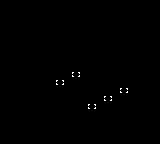

This is a level from a 2D game, rendered from its Tiled map with the project's own tilesets. A one-line summary and the complete map file follow:
An orthogonal 20x18 tile map with 8x8 px tiles, 2 tile layers (ground, hidden) and 13 objects (spawn, end, death).

<map version="1.10" tiledversion="1.10.2" orientation="orthogonal" renderorder="right-down" width="20" height="18" tilewidth="8" tileheight="8" infinite="0" nextlayerid="6" nextobjectid="44">
 <editorsettings>
  <export target="level_3.lua" format="lua" />
 </editorsettings>
 <tileset firstgid="1" source="tiles.tsx" />
 <layer id="1" name="ground" width="20" height="18">
  <data encoding="csv">
1,1,1,1,1,1,1,1,1,1,1,1,1,1,1,1,1,1,1,1,
1,1,1,1,1,1,1,1,1,1,1,1,1,1,1,1,1,1,1,1,
1,1,1,1,1,1,1,1,1,1,1,1,1,1,1,1,1,1,1,1,
1,1,1,1,1,1,1,1,1,1,1,1,1,1,1,1,1,1,1,1,
1,1,11,0,0,1,1,0,0,0,0,0,5,6,0,0,0,13,1,1,
1,1,0,0,0,1,1,0,0,0,0,0,0,0,0,0,0,0,1,1,
1,1,0,0,0,5,6,0,0,0,0,0,0,0,0,0,0,0,1,1,
1,1,0,0,0,0,0,0,0,0,0,0,0,0,0,0,0,0,1,1,
1,1,0,0,0,0,0,0,0,0,0,0,0,0,0,0,0,0,1,1,
1,1,0,0,0,0,0,0,0,0,0,0,0,0,0,0,0,0,1,1,
1,1,0,0,0,0,0,0,0,0,0,0,0,0,0,0,0,14,1,1,
1,1,12,0,0,0,0,0,0,0,0,0,0,0,0,0,3,1,1,1,
1,1,1,1,4,0,0,0,0,0,0,0,0,0,0,0,7,1,1,1,
1,1,1,1,1,0,0,0,0,0,0,0,0,0,0,0,0,7,1,1,
1,1,1,1,1,15,15,15,15,15,15,15,15,15,15,15,15,15,1,1,
1,1,1,1,1,1,1,1,1,1,1,1,1,1,1,1,1,1,1,1,
1,1,1,1,1,1,1,1,1,1,1,1,1,1,1,1,1,1,1,1,
1,1,1,1,1,1,1,1,1,1,1,1,1,1,1,1,1,1,1,1
</data>
 </layer>
 <layer id="4" name="hidden" width="20" height="18">
  <data encoding="csv">
0,0,0,0,0,0,0,0,0,0,0,0,0,0,0,0,0,0,0,0,
0,0,0,0,0,0,0,0,0,0,0,0,0,0,0,0,0,0,0,0,
0,0,0,0,0,0,0,0,0,0,0,0,0,0,0,0,0,0,0,0,
0,0,0,0,0,0,0,0,0,0,0,0,0,0,0,0,0,0,0,0,
0,0,0,0,0,0,0,0,0,0,0,0,0,0,0,0,0,0,0,0,
0,0,0,0,0,0,0,0,0,0,0,0,0,0,0,0,0,0,0,0,
0,0,0,0,0,0,0,0,0,0,0,0,0,0,0,0,0,0,0,0,
0,0,0,0,0,0,0,0,0,0,0,0,0,0,0,0,0,0,0,0,
0,0,0,0,0,0,0,0,0,0,0,0,0,0,0,0,0,0,0,0,
0,0,0,0,0,0,0,0,0,16,0,0,0,0,0,0,0,0,0,0,
0,0,0,0,0,0,0,16,0,0,0,0,0,0,0,0,0,0,0,0,
0,0,0,0,0,0,0,0,0,0,0,0,0,0,0,16,0,0,0,0,
0,0,0,0,0,0,0,0,0,0,0,0,0,16,0,0,0,0,0,0,
0,0,0,0,0,0,0,0,0,0,0,16,0,0,0,0,0,0,0,0,
0,0,0,0,0,0,0,0,0,0,0,0,0,0,0,0,0,0,0,0,
0,0,0,0,0,0,0,0,0,0,0,0,0,0,0,0,0,0,0,0,
0,0,0,0,0,0,0,0,0,0,0,0,0,0,0,0,0,0,0,0,
0,0,0,0,0,0,0,0,0,0,0,0,0,0,0,0,0,0,0,0
</data>
 </layer>
 <objectgroup id="5" name="level">
  <object id="32" name="spawn" x="21.8407" y="90.6959" width="1.63354" height="1.71076" />
  <object id="33" name="end" x="135.789" y="67.4556" width="5.1891" height="18.9603" />
 </objectgroup>
 <objectgroup color="#ff0000" id="2" name="solid" tintcolor="#ff0000">
  <object id="34" x="40.1639" y="121.655" width="103.383" height="10.1014">
   <properties>
    <property name="collidable" type="bool" value="true" />
   </properties>
  </object>
  <object id="35" x="17.125" y="96.1019" width="22.9807" height="26.7662">
   <properties>
    <property name="collidable" type="bool" value="true" />
   </properties>
  </object>
  <object id="37" x="127.981" y="88.0306" width="16.3741" height="10.0816">
   <properties>
    <property name="collidable" type="bool" value="true" />
   </properties>
  </object>
  <object id="39" x="55.9153" y="80.0708" width="7.93839" height="4.97151">
   <properties>
    <property name="collidable" type="bool" value="true" />
   </properties>
  </object>
  <object id="40" x="71.9756" y="72.0407" width="7.93839" height="4.97151">
   <properties>
    <property name="collidable" type="bool" value="true" />
   </properties>
  </object>
  <object id="41" x="88.1169" y="103.999" width="7.93839" height="4.97151">
   <properties>
    <property name="collidable" type="bool" value="true" />
   </properties>
  </object>
  <object id="42" x="104.015" y="95.9688" width="7.93839" height="4.97151">
   <properties>
    <property name="collidable" type="bool" value="true" />
   </properties>
  </object>
  <object id="43" x="119.913" y="87.9937" width="12.0826" height="4.97151">
   <properties>
    <property name="collidable" type="bool" value="true" />
   </properties>
  </object>
  <object id="36" x="-5.31216" y="30.6097" width="22.9807" height="65.1216">
   <properties>
    <property name="collidable" type="bool" value="true" />
   </properties>
  </object>
  <object id="38" x="142.495" y="22.7002" width="22.9807" height="65.1216">
   <properties>
    <property name="collidable" type="bool" value="true" />
   </properties>
  </object>
 </objectgroup>
 <objectgroup color="#00ff00" id="3" name="death">
  <properties>
   <property name="collidable" type="bool" value="false" />
  </properties>
  <object id="18" name="death" x="40.1724" y="117.321" width="103.618" height="3.85525">
   <properties>
    <property name="collidable" type="bool" value="false" />
   </properties>
  </object>
 </objectgroup>
</map>
